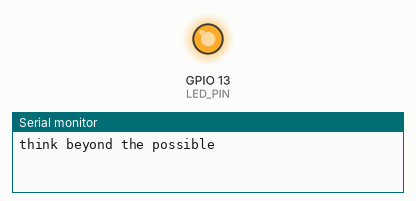
A program run on a simulated ESP32. Shown: output pins drawn as LEDs (lit = HIGH), the last lines printed to the serial monitor.

Above: at 0.4 s.
At 34.2 s:
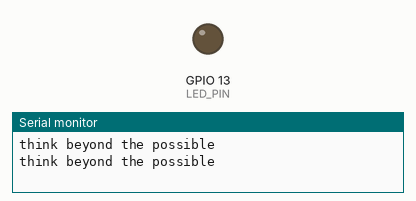
Timing chart, 0 to 36.2 s (numbered marks = the images above):
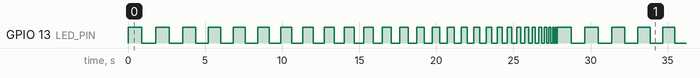

The program:

main.cpp
```cpp
#include <Arduino.h>
// This is required in PlatformIO but hidden in the standard Arduino IDE.
//This tells the compiler to include definitions from the Arduino library

#define LED_PIN 13 //The general input-output pin 13 is assigned to control the LED

void setup() {
  pinMode(LED_PIN, OUTPUT);
  // TODO: Define your baud rates
  // Baud rate is the speed of data transmission, measuring the number of signal changes per second in communication channel
  // Increasing baud rate can speed up data transfer but may introduce errors if the hardware or connection is not stable
  // Use short USB cables when using higher baud rates
  // Some ESP32 boards experience more noise at higher baud rates
  Serial.begin(115200); // Start the Serial connection
}

void loop() {
  // loop() is an infinite loop function in C++ (basically while(true) in matlab?)
  // Define your text output to Serial Monitor
  // The Serial Monitor is ???
  Serial.println("think beyond the possible"); // Print the words to the Serial Monitor.

//Goal: Create blinks increasing in frequency
//Learn how to use while loops in C++


  //increase frequency after every cicle

  int i = 900;

  while (i > 30) {
    digitalWrite(LED_PIN, HIGH);
    delay(i);
    digitalWrite(LED_PIN, LOW);
    delay(i);
    i = i - 30;
  }
}
```

Measured:
- by itself, GPIO 13 (LED_PIN): moves between LOW and HIGH, repeating every 27.8 s
- by itself, everything shown: repeats every 27.8 s, in 56 steps
